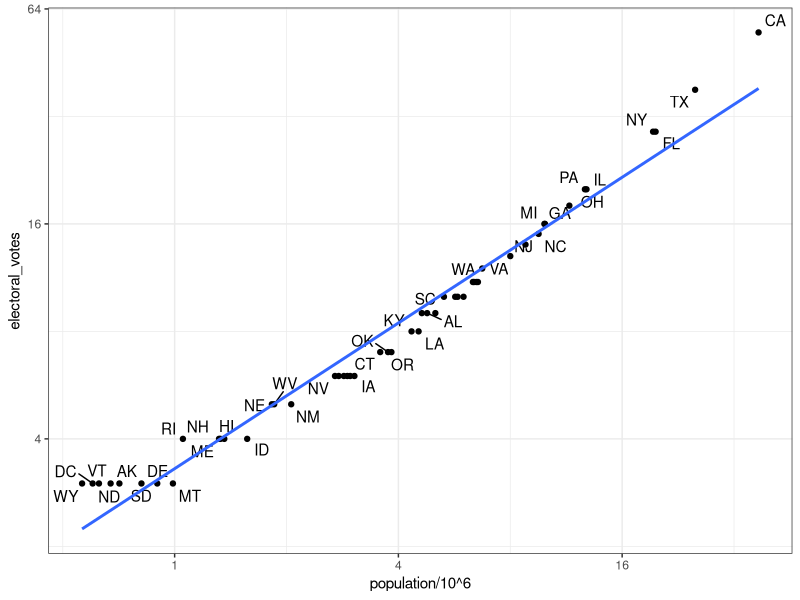
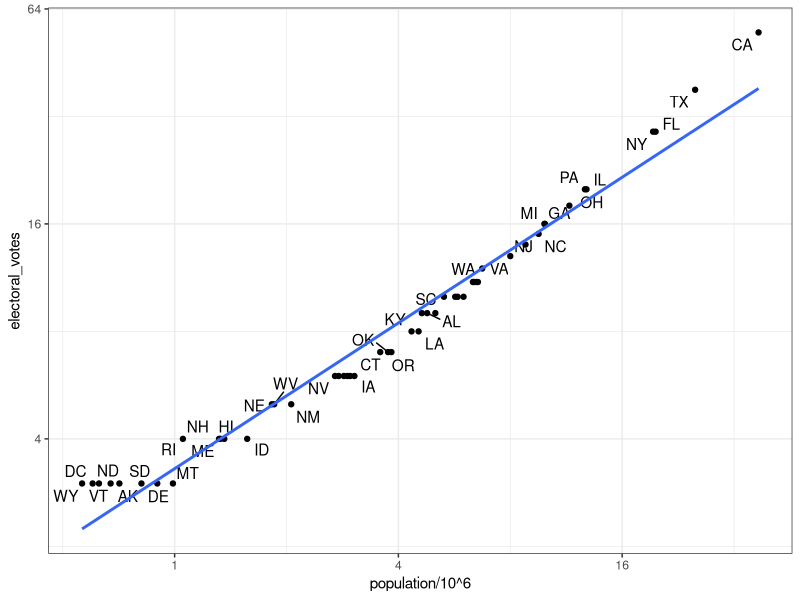

Source code (R) for these figures, in order:
## Section 2.2 - Tidy Data: Combining Tables

# Combining Tables --------------------------------------------------------

# The join functions in the dplyr package combine two tables such that matching rows are together.

# left_join() only keeps rows that have information in the first table.

# right_join() only keeps rows that have information in the second table.

# inner_join() only keeps rows that have information in both tables.

# full_join() keeps all rows from both tables.

# semi_join() keeps the part of first table for which we have information in the second.

# anti_join() keeps the elements of the first table for which there is no information in the second.

# ...Code...
# import US murders data
library(tidyverse)
library(ggrepel)
library(dslabs)
ds_theme_set()
data(murders)
head(murders)

# import US election results data
data(polls_us_election_2016)
head(results_us_election_2016)
identical(results_us_election_2016$state, murders$state)

# join the murders table and US election results table
tab <- left_join(murders, results_us_election_2016, by = "state")
head(tab)

# plot electoral votes versus population
tab %>% ggplot(aes(population/10^6, electoral_votes, label = abb)) +
  geom_point() +
  geom_text_repel() + 
  scale_x_continuous(trans = "log2") +
  scale_y_continuous(trans = "log2") +
  geom_smooth(method = "lm", se = FALSE)
ggsave("tidy_data/votes.png")

# make two smaller tables to demonstrate joins
tab1 <- slice(murders, 1:6) %>% select(state, population)
tab1
tab2 <- slice(results_us_election_2016, c(1:3, 5, 7:8)) %>% select(state, electoral_votes)
tab2

# experiment with different joins
left_join(tab1, tab2)
tab1 %>% left_join(tab2)
tab1 %>% right_join(tab2)
inner_join(tab1, tab2)
semi_join(tab1, tab2)
anti_join(tab1, tab2)

# Binding -----------------------------------------------------------------

# Unlike the join functions, the binding functions do not try to match by a variable, but rather just combine datasets.

# bind_cols() binds two objects by making them columns in a tibble. The R-base function cbind() binds columns but makes a data frame or matrix instead.

# The bind_rows() function is similar but binds rows instead of columns. The R-base function rbind() binds rows but makes a data frame or matrix instead.

# ...Code...
bind_cols(a = 1:3, b = 4:6)

tab1 <- tab[, 1:3]
tab2 <- tab[, 4:6]
tab3 <- tab[, 7:9]
new_tab <- bind_cols(tab1, tab2, tab3)
head(new_tab)

tab1 <- tab[1:2,]
tab2 <- tab[3:4,]
bind_rows(tab1, tab2)

# Set Operators -----------------------------------------------------------


# ...Code...
